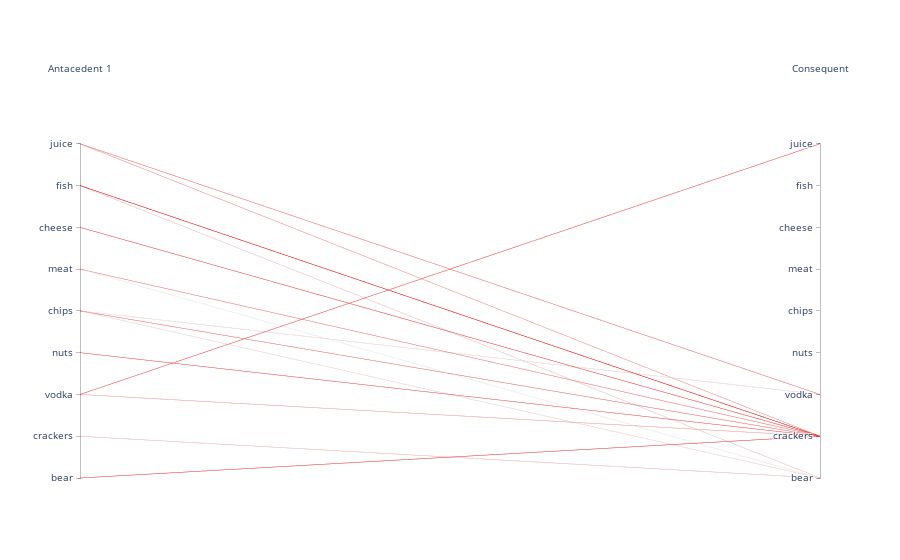
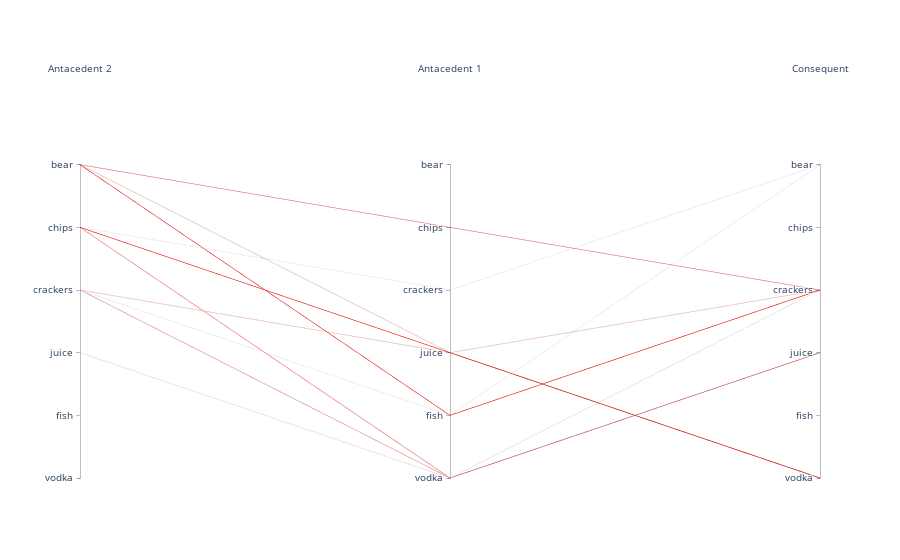
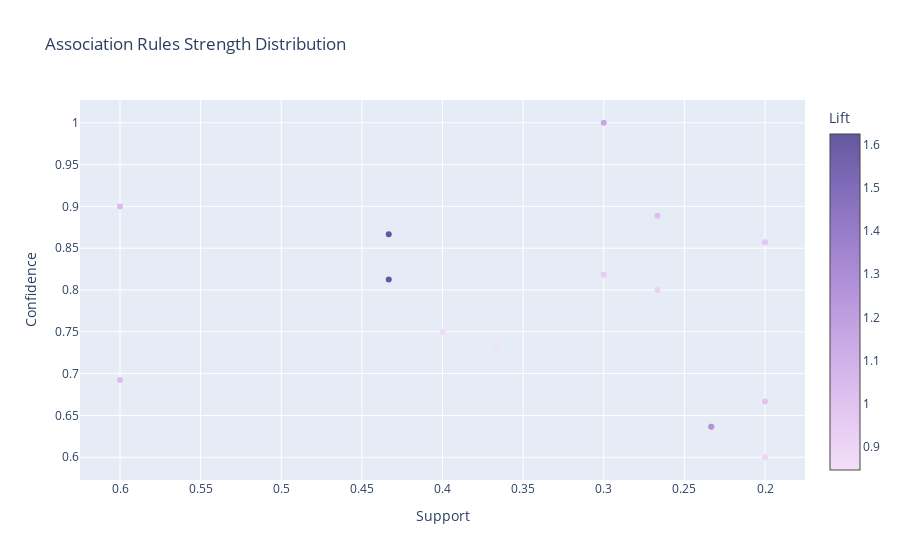
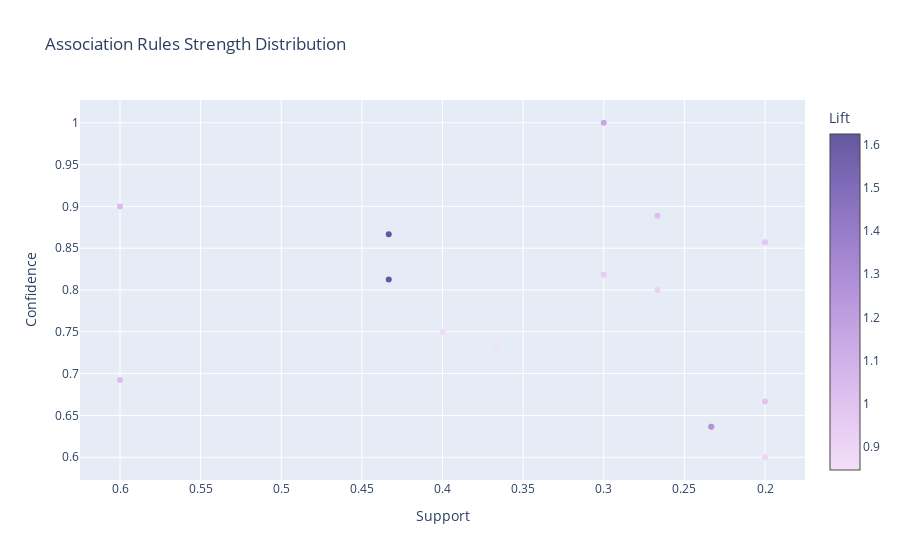

Here is the notebook cell these charts were saved with, in order:
### Markdown cell above
*Ассоциативные правила и параметры при достоверности 60%*

### Code cell
# Efficient apriori rules visualization

PyARMViz.adjacency_parallel_coordinate_plot(rules_ap_ef1)
PyARMViz.metadata_scatter_plot(rules_ap_ef1)

### Figure 1 — Plotly figure (JSON) as saved in the notebook; plotly's stock layout.template omitted (floating-point values rounded to 4 significant figures)
{"data": [{"dimensions": [{"label": "Antacedent 1", "range": [0, 9], "ticktext": ["bear", "crackers", "vodka", "nuts", "chips", "meat", "cheese", "fish", "juice"], "tickvals": [0, 1, 2, 3, 4, 5, 6, 7, 8], "values": [4, 1, 0, 7, 5, 6, 4, 4, 7, 8, 5, 3, 2, 2, 8]}, {"label": "Consequent", "range": [0, 9], "ticktext": ["bear", "crackers", "vodka", "nuts", "chips", "meat", "cheese", "fish", "juice"], "tickvals": [0, 1, 2, 3, 4, 5, 6, 7, 8], "values": [0, 0, 1, 0, 0, 1, 1, 2, 1, 1, 1, 1, 1, 8, 2]}], "line": {"color": [0.64, 0.69, 0.9, 0.67, 0.6, 0.89, 0.82, 0.64, 1, 0.75, 0.8, 0.86, 0.73, 0.87, 0.81], "colorscale": [[0, "white"], [1, "red"]]}, "type": "parcoords"}], "layout": {"paper_bgcolor": "white", "plot_bgcolor": "white"}}

### Figure 2 — Plotly figure (JSON) as saved in the notebook; plotly's stock layout.template omitted (floating-point values rounded to 4 significant figures)
{"data": [{"dimensions": [{"label": "Antacedent 2", "range": [0, 6], "ticktext": ["vodka", "fish", "juice", "crackers", "chips", "bear"], "tickvals": [0, 1, 2, 3, 4, 5], "values": [4, 5, 3, 5, 5, 4, 4, 2, 3, 3]}, {"label": "Antacedent 1", "range": [0, 6], "ticktext": ["vodka", "fish", "juice", "crackers", "chips", "bear"], "tickvals": [0, 1, 2, 3, 4, 5], "values": [3, 4, 1, 1, 2, 0, 2, 0, 0, 2]}, {"label": "Consequent", "range": [0, 6], "ticktext": ["vodka", "fish", "juice", "crackers", "chips", "bear"], "tickvals": [0, 1, 2, 3, 4, 5], "values": [5, 3, 5, 3, 3, 2, 0, 3, 2, 0]}], "line": {"color": [0.67, 0.86, 0.67, 1, 0.75, 0.86, 1, 0.69, 0.82, 0.75], "colorscale": [[0, "white"], [1, "red"]]}, "type": "parcoords"}], "layout": {"paper_bgcolor": "white", "plot_bgcolor": "white"}}

### Figure 3 — Plotly figure (JSON) as saved in the notebook; plotly's stock layout.template omitted (floating-point values rounded to 4 significant figures)
{"data": [{"marker": {"color": [0.9545, 1.038, 1.038, 1, 0.9, 1.026, 0.9441, 1.273, 1.154, 0.8654, 0.9231, 0.989, 0.8462, 1.625, 1.625], "colorbar": {"title": {"text": "Lift"}}, "colorscale": [[0, "rgb(243, 224, 247)"], [0.1667, "rgb(228, 199, 241)"], [0.3333, "rgb(209, 175, 232)"], [0.5, "rgb(185, 152, 221)"], [0.6667, "rgb(159, 130, 206)"], [0.8333, "rgb(130, 109, 186)"], [1, "rgb(99, 88, 159)"]]}, "mode": "markers", "text": ["('chips',) => ('bear',), Lift: 0.9545454545454546", "('crackers',) => ('bear',), Lift: 1.0384615384615385", "('bear',) => ('crackers',), Lift: 1.0384615384615385", "('fish',) => ('bear',), Lift: 1.0", "('meat',) => ('bear',), Lift: 0.9000000000000001", "('cheese',) => ('crackers',), Lift: 1.0256410256410255", "('chips',) => ('crackers',), Lift: 0.9440559440559441", "('chips',) => ('vodka',), Lift: 1.272727272727273", "('fish',) => ('crackers',), Lift: 1.1538461538461537", "('juice',) => ('crackers',), Lift: 0.8653846153846154", "('meat',) => ('crackers',), Lift: 0.9230769230769231", "('nuts',) => ('crackers',), Lift: 0.989010989010989", "('vodka',) => ('crackers',), Lift: 0.846153846153846", "('vodka',) => ('juice',), Lift: 1.625", "('juice',) => ('vodka',), Lift: 1.625"], "type": "scatter", "x": [0.2333, 0.6, 0.6, 0.2, 0.2, 0.2667, 0.3, 0.2333, 0.3, 0.4, 0.2667, 0.2, 0.3667, 0.4333, 0.4333], "y": [0.6364, 0.6923, 0.9, 0.6667, 0.6, 0.8889, 0.8182, 0.6364, 1, 0.75, 0.8, 0.8571, 0.7333, 0.8667, 0.8125]}], "layout": {"title": {"text": "Association Rules Strength Distribution"}, "xaxis": {"autorange": "reversed", "title": {"text": "Support"}}, "yaxis": {"title": {"text": "Confidence"}}}}

### Figure 4 — Plotly figure (JSON) as saved in the notebook; plotly's stock layout.template omitted (floating-point values rounded to 4 significant figures)
{"data": [{"marker": {"color": [0.9545, 1.038, 1.038, 1, 0.9, 1.026, 0.9441, 1.273, 1.154, 0.8654, 0.9231, 0.989, 0.8462, 1.625, 1.625], "colorbar": {"title": {"text": "Lift"}}, "colorscale": [[0, "rgb(243, 224, 247)"], [0.1667, "rgb(228, 199, 241)"], [0.3333, "rgb(209, 175, 232)"], [0.5, "rgb(185, 152, 221)"], [0.6667, "rgb(159, 130, 206)"], [0.8333, "rgb(130, 109, 186)"], [1, "rgb(99, 88, 159)"]]}, "mode": "markers", "text": ["('chips',) => ('bear',), Lift: 0.9545454545454546", "('crackers',) => ('bear',), Lift: 1.0384615384615385", "('bear',) => ('crackers',), Lift: 1.0384615384615385", "('fish',) => ('bear',), Lift: 1.0", "('meat',) => ('bear',), Lift: 0.9000000000000001", "('cheese',) => ('crackers',), Lift: 1.0256410256410255", "('chips',) => ('crackers',), Lift: 0.9440559440559441", "('chips',) => ('vodka',), Lift: 1.272727272727273", "('fish',) => ('crackers',), Lift: 1.1538461538461537", "('juice',) => ('crackers',), Lift: 0.8653846153846154", "('meat',) => ('crackers',), Lift: 0.9230769230769231", "('nuts',) => ('crackers',), Lift: 0.989010989010989", "('vodka',) => ('crackers',), Lift: 0.846153846153846", "('vodka',) => ('juice',), Lift: 1.625", "('juice',) => ('vodka',), Lift: 1.625"], "type": "scatter", "x": [0.2333, 0.6, 0.6, 0.2, 0.2, 0.2667, 0.3, 0.2333, 0.3, 0.4, 0.2667, 0.2, 0.3667, 0.4333, 0.4333], "y": [0.6364, 0.6923, 0.9, 0.6667, 0.6, 0.8889, 0.8182, 0.6364, 1, 0.75, 0.8, 0.8571, 0.7333, 0.8667, 0.8125]}], "layout": {"title": {"text": "Association Rules Strength Distribution"}, "xaxis": {"autorange": "reversed", "title": {"text": "Support"}}, "yaxis": {"title": {"text": "Confidence"}}}}
